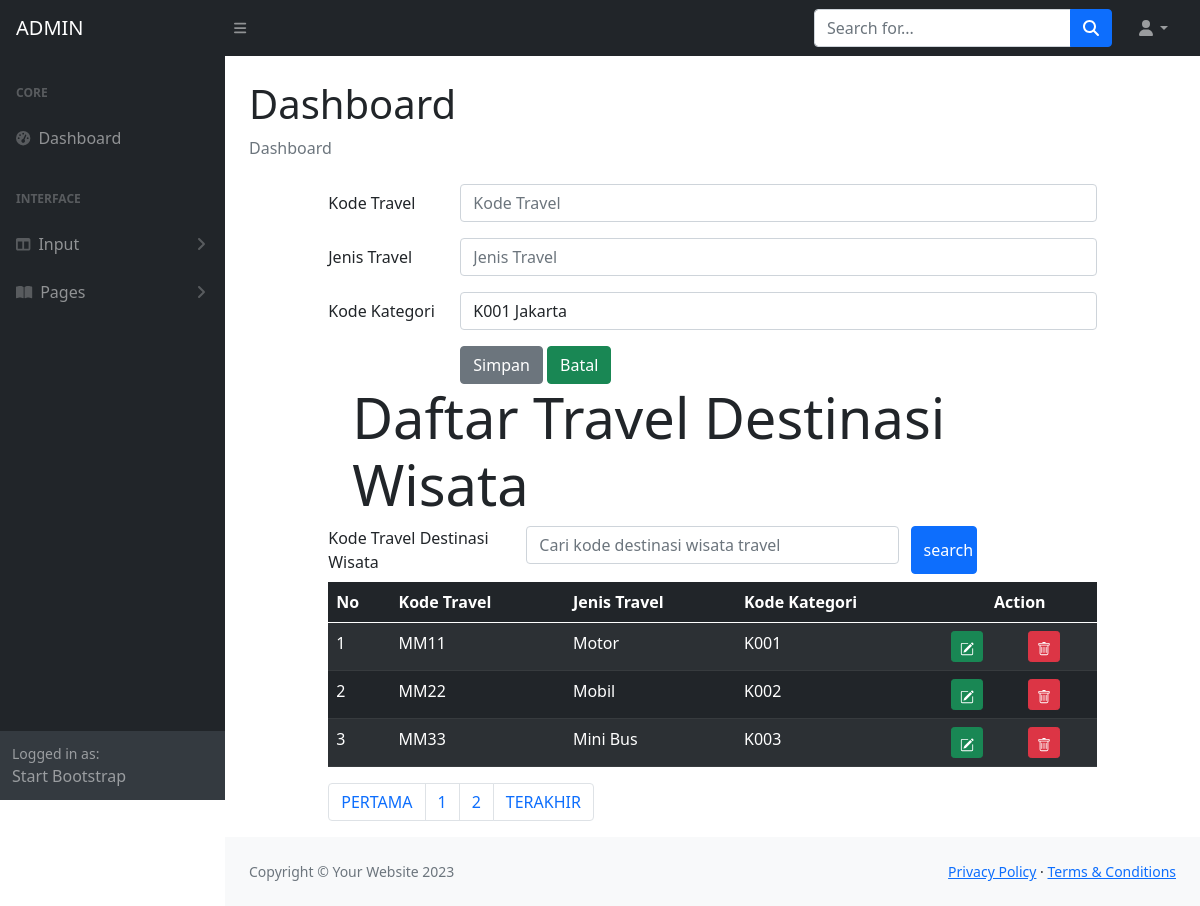
/WEBDEV2324-A/ADMIN/dashboardtravel.php, run on the app's committed database.
### tables this page shows
CREATE TABLE `travel` (
  `travelKODE` char(4) NOT NULL,
  `travelJENIS` char(255) NOT NULL,
  `kategoriKODE` char(4) NOT NULL
);

### WEBDEV2324-A/ADMIN/dashboardtravel.php (the view, shortened to what this page needs)
<!DOCTYPE html>
<html>
<?php include "INCLUDE/head.php"?>
<body class="sb-nav-fixed">
    <?php include "INCLUDE/menunav.php"?>
    <div id="layoutSidenav">
        <?php include "INCLUDE/menu.php"?>
        <div id="layoutSidenav_content">
            <main>
                <div class="container-fluid px-4">
                    <h1 class="mt-4">Dashboard</h1>
                    <ol class="breadcrumb mb-4">
                        <li class="breadcrumb-item active">Dashboard</li>
                    </ol>
<head>
  	<link rel="stylesheet" type="text/css" href="https://cdnjs.cloudflare.com/ajax/libs/select2/4.0.3/css/select2.min.css">
	<link rel="stylesheet" type="text/css" href="css/bootstrap.min.css">
	<link rel="stylesheet" href="https://cdn.jsdelivr.net/npm/bootstrap-icons@1.10.2/font/bootstrap-icons.css">
</head>
<?php
	include "include/config.php";
	$datakategori = mysqli_query($connection, "select * from kategoriwisata");
?>
<body>
<div class="row">
<div class="col-sm-1"></div>
<div class="col-sm-10">
	<form method="POST" enctype="multipart/form-data">
		<div class="mb-3 row">
			<label for="travelkode" class="col-sm-2 col-form-label">Kode Travel</label>
			<div class="col-sm-10">
				<input type="text" class="form-control" id="travelkode" name="kodetravel" placeholder="Kode Travel" maxlength="4">
			</div>
		</div>
		<div class="mb-3 row">
			<label for="traveljenis" class="col-sm-2 col-form-label">Jenis Travel</label>
			<div class="col-sm-10">
				<input type="text" class="form-control" id="traveljenis" name="jenistravel" placeholder="Jenis Travel">
			</div>
		</div>
		<div class="mb-3 row">
			<label for="kategorikode" class="col-sm-2 col-form-label">Kode Kategori</label>
			<div class="col-sm-10">
			<select class="form-control" id="kategorikode" name="kodekategori">
				<?php while($row = mysqli_fetch_array($datakategori))
				{ ?>
					<option value="<?php echo $row["kategoriKODE"]?>">
						<?php echo $row["kategoriKODE"]?>
						<?php echo $row["kategoriNAMA"]?>
					</option>
				<?php } ?>
			</select>
			</div>
		</div>
		<div class="form-group row">
			<div class="col-sm-2"></div>
			<div class="col-sm-10">
				<input type="submit" name="Simpan" class="btn btn-secondary" value="Simpan">
				<input type="reset" name="Batal" class="btn btn-success" value="Batal">
			</div>
		</div>
	</form>
</div>
<div class="col-sm-1"></div>
</div>
<div class="row">
	<div class="col-sm-1"></div>
	<div class="col-sm-10">
		<div class="jumbotron jumbotron-fluid">
			<div class="container">
				<h1 class="display-4">Daftar Travel Destinasi Wisata</h1>
			</div>
		</div>
		<form method="POST">
      <div class="form-group row mb-2">
        <label for="search" class="col-sm-3">Kode Travel Destinasi Wisata</label>
        <div class="col-sm-6">
          <input type="text" name="search" class="form-control" id="search" value="<?php if(isset($_POST["search"])) {echo $_POST ["search"];} ?>" placeholder="Cari kode destinasi wisata travel">
        </div>
        <input type="submit" name="kirim" class="col-sm-1 btn btn-primary" value="search">
      </div>
    </form>
	<table class="table table-dark table-striped">
		<thead class="thead-dark">
			<tr>
				<th>No</th>
				<th>Kode Travel</th>
				<th>Jenis Travel</th>
				<th>Kode Kategori</th>
				<th colspan="2" style="text-align: center">Action</th>
			</tr>
		</thead>
		<tbody>
			<?php
			$jumlahtampilan = 3;
            $halaman = (isset($_GET['page']))? $_GET['page'] : 1;
            $mulaitampilan = ($halaman - 1) * $jumlahtampilan;
			$query = mysqli_query($connection, "select * from travel");
			if(isset ($_POST["kirim"]))
			{
  				$search = $_POST["search"];
  				$query = mysqli_query($connection, "select * from travel where travelKODE like '%".$search."%' limit $mulaitampilan, $jumlahtampilan");
  			} else
  				{
  					$query = mysqli_query($connection,"select * from travel limit $mulaitampilan, $jumlahtampilan");
  				}
			$nomor = 1;
			while ($row = mysqli_fetch_array($query))
			{ ?>
				<tr>
					<td><?php echo $mulaitampilan + $nomor;?></td>
					<td><?php echo $row['travelKODE'];?></td>
					<td><?php echo $row['travelJENIS'];?></td>
					<td><?php echo $row['kategoriKODE'];?></td>
					<td>
						<a href="travelEDIT.php?Edit=<?php echo $row['travelKODE']?>" class="btn btn-success btn-sm" title="EDIT">
						</a>
					</td>
					<td>
						<a href="travelHAPUS.php?hapus=<?php echo $row['travelKODE']?>" class="btn btn-danger btn-sm" title="DELETE">
						</a>
					</td>
				</tr>
			<?php $nomor = $nomor + 1;?>
			<?php }	?>
		</tbody>
	</table>
	<?php
    $query = mysqli_query($connection, "SELECT * FROM travel");
    $jumlahrecord = mysqli_num_rows($query);
    $jumlahpage = ceil($jumlahrecord/$jumlahtampilan);
    ?>
    <nav aria-label="Page navigation example">
        <ul class="pagination">
            <li class="page-item"><a class="page-link" href="?page=<?php $nomorhal=1; echo $nomorhal?>">PERTAMA</a></li>
            <?php for($nomorhal=1; $nomorhal<=$jumlahpage; $nomorhal++)
            { ?>
            <li class="page-item">
                <?php
                if($nomorhal!=$halaman)
                { ?>
                <a class="page-link" href="?page=<?php echo $nomorhal?>"><?php echo $nomorhal?></a>
                <?php }
                else { ?>
                <a class="page-link" href="?page=<?php echo $nomorhal?>"><?php echo $nomorhal?></a>
                <?php } ?>
            </li>
            <?php } ?>
            <li class="page-item"><a class="page-link" href="?page=<?php echo $nomorhal-1?>">TERAKHIR</a></li>
        </ul>
    </nav>
	</div>
	<div class="col-sm-1"></div>
</div>
</body>
                    </div>
                </main>
                <?php include "INCLUDE/footer.php"?>
            </div>
        </div>
    </body>
</html>

### data on the page
travel: travelKODE "MM11", travelJENIS "Motor", kategoriKODE "K001"
travel: nomor "2", travelKODE "MM22", travelJENIS "Mobil", kategoriKODE "K002"
travel: nomor "3", travelKODE "MM33", travelJENIS "Mini Bus", kategoriKODE "K003"

### other printed values
form field kodekategori "K001 Jakarta"
